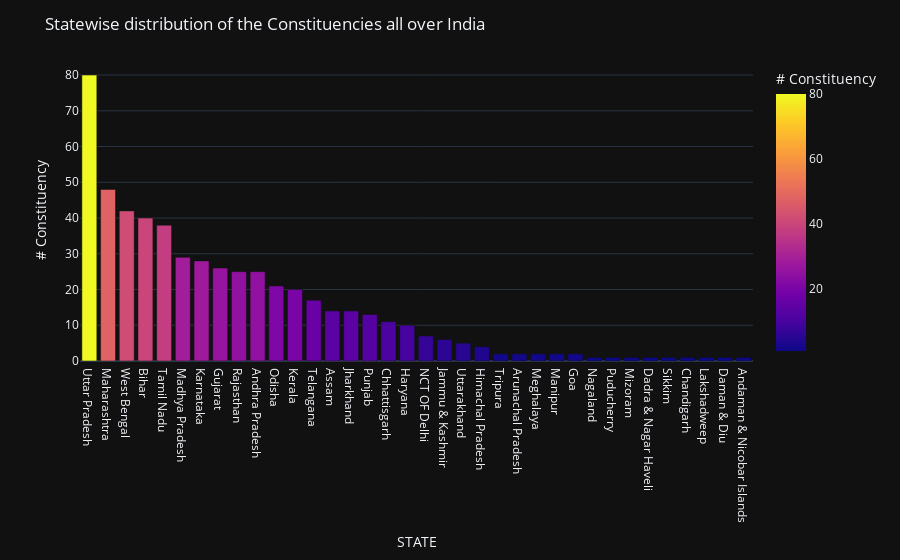

Write notebook code for a chart like this one.
### Code cell
st_con=vote.groupby('STATE').apply(lambda x:x['CONSTITUENCY'].nunique()).reset_index(name='# Constituency')
shp_gdf = gpd.read_file('C:\\csv file 111\\Indian_States.shp')


merged = shp_gdf.set_index('geometry').join(st_con.set_index('STATE'))
fig, ax = plt.subplots(1, figsize=(10, 10))
ax.axis('off')
ax.set_title('State-wise Distribution of Indian Constituencies',
             fontdict={'fontsize': '15', 'fontweight' : '3'})
fig = merged.plot(column='# Constituency', cmap='inferno_r',linewidth=0.5, ax=ax,legend=True)
st_con.sort_values(by='# Constituency',ascending=False,inplace=True)
fig2 = px.bar(st_con, x='STATE', y='# Constituency',
                     color='# Constituency',
             labels={'pop':'Constituencies of India'})
fig2.update_layout(title_text='Statewise distribution of the Constituencies all over India',template='plotly_dark')
fig2.show()

### Figure 1 — Plotly figure (JSON) as saved in the notebook; plotly's stock layout.template omitted (floating-point values rounded to 4 significant figures)
{"data": [{"alignmentgroup": "True", "hovertemplate": "STATE=%{x}<br># Constituency=%{marker.color}<extra></extra>", "legendgroup": "", "marker": {"color": [80, 48, 42, 40, 38, 29, 28, 26, 25, 25, 21, 20, 17, 14, 14, 13, 11, 10, 7, 6, 5, 4, 2, 2, 2, 2, 2, 1, 1, 1, 1, 1, 1, 1, 1, 1], "coloraxis": "coloraxis", "pattern": {"shape": ""}}, "name": "", "offsetgroup": "", "orientation": "v", "showlegend": false, "textposition": "auto", "type": "bar", "x": ["Uttar Pradesh", "Maharashtra", "West Bengal", "Bihar", "Tamil Nadu", "Madhya Pradesh", "Karnataka", "Gujarat", "Rajasthan", "Andhra Pradesh", "Odisha", "Kerala", "Telangana", "Assam", "Jharkhand", "Punjab", "Chhattisgarh", "Haryana", "NCT OF Delhi", "Jammu & Kashmir", "Uttarakhand", "Himachal Pradesh", "Tripura", "Arunachal Pradesh", "Meghalaya", "Manipur", "Goa", "Nagaland", "Puducherry", "Mizoram", "Dadra & Nagar Haveli", "Sikkim", "Chandigarh", "Lakshadweep", "Daman & Diu", "Andaman & Nicobar Islands"], "xaxis": "x", "y": [80, 48, 42, 40, 38, 29, 28, 26, 25, 25, 21, 20, 17, 14, 14, 13, 11, 10, 7, 6, 5, 4, 2, 2, 2, 2, 2, 1, 1, 1, 1, 1, 1, 1, 1, 1], "yaxis": "y"}], "layout": {"barmode": "relative", "coloraxis": {"colorbar": {"title": {"text": "# Constituency"}}, "colorscale": [[0, "#0d0887"], [0.1111, "#46039f"], [0.2222, "#7201a8"], [0.3333, "#9c179e"], [0.4444, "#bd3786"], [0.5556, "#d8576b"], [0.6667, "#ed7953"], [0.7778, "#fb9f3a"], [0.8889, "#fdca26"], [1, "#f0f921"]]}, "legend": {"tracegroupgap": 0}, "margin": {"t": 60}, "title": {"text": "Statewise distribution of the Constituencies all over India"}, "xaxis": {"anchor": "y", "domain": [0, 1], "title": {"text": "STATE"}}, "yaxis": {"anchor": "x", "domain": [0, 1], "title": {"text": "# Constituency"}}}}
